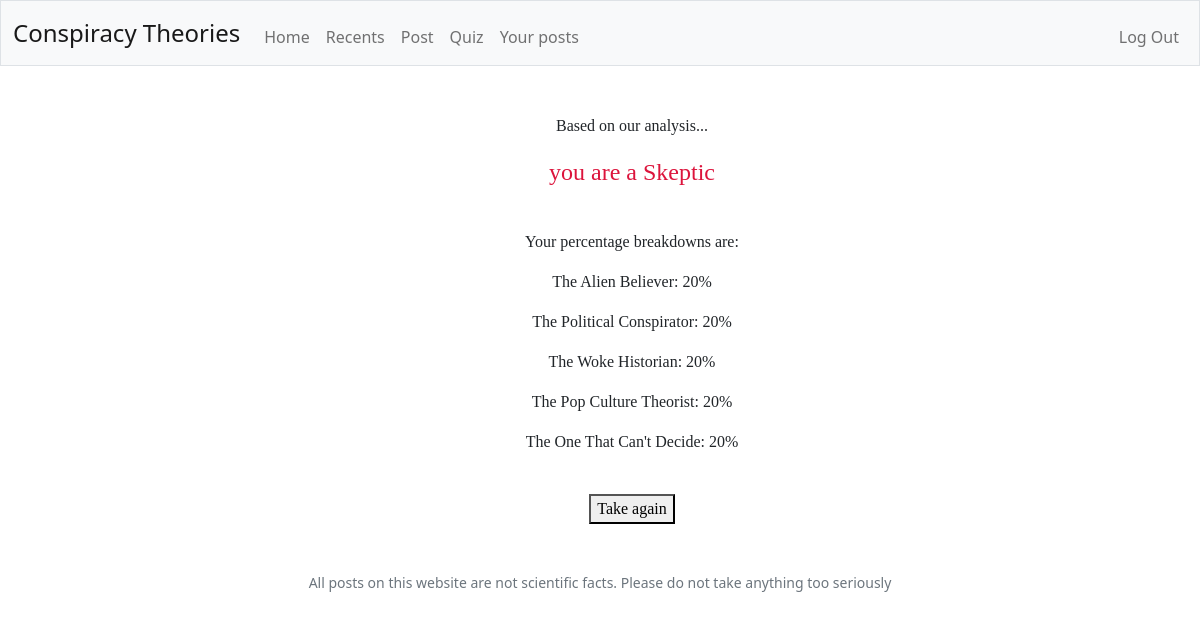
The page /results (signed in) on the database its author committed.
### tables this page shows
CREATE TABLE quiz (username TEXT NOT NULL UNIQUE, alien INTEGER, politics INTEGER, history INTEGER,  misc INTEGER, popcult INTEGER, skeptic INTEGER, result TEXT, believer INTEGER, wellround INTEGER);

### app.py (the view)
@app.route("/results", methods=["GET", "POST"])
@login_required
def results():
    if request.method == "POST":
        return redirect("/questions")
    else:
        quizResults = db.execute("SELECT * FROM quiz WHERE username = ?", session["user_id"])
        if quizResults[0]["wellround"] == 1:
            results = "Well-Rounder"
            if quizResults[0]["skeptic"] == 1:
                results = "Skeptic"
            if quizResults[0]["believer"] == 1:
                results = "True Believer"
        else:
            results = quizResults[0]["result"]
        return render_template("results.html", results=results, quizResults=quizResults)

### app.py (called while the page is built)
@app.after_request
def after_request(response):
    response.headers["Cache-Control"] = "no-cache, no-store, must-revalidate"
    response.headers["Expires"] = 0
    response.headers["Pragma"] = "no-cache"
    return response

### helpers.py (called while the page is built)
def login_required(f):
    @wraps(f)
    def decorated_function(*args, **kwargs):
        if session.get("user_id") is None:
            return redirect("/login")
        return f(*args, **kwargs)
    return decorated_function

### templates/results.html (shortened to what this page needs)
<!DOCTYPE html>
<html lang="en">
    <head>
        <link href="https://cdn.jsdelivr.net/npm/bootstrap@5.1.3/dist/css/bootstrap.min.css" rel="stylesheet">
        <link href="/static/styles.css" rel="stylesheet">
    </head>
    <body>
        <nav class="bg-light border navbar navbar-expand-md navbar-light">
            <div class="container-fluid">
                <a class="navbar-brand" href="/">Conspiracy Theories</a>
                <div class="collapse navbar-collapse" id="navbar">
                    {% if session["user_id"] %}
                        <ul class="navbar-nav me-auto mt-2">
                            <li class="nav-item"><a class="nav-link" href="/">Home</a></li>
                            <li class="nav-item"><a class="nav-link" href="/recents">Recents</a></li>
                            <li class="nav-item"><a class="nav-link" href="/post">Post</a></li>
                            <li class="nav-item"><a class="nav-link" href="/quiz">Quiz</a></li>
                            <li class="nav-item"><a class="nav-link" href="/your-posts">Your posts</a></li>
                        </ul>
                        <ul class="navbar-nav ms-auto mt-2">
                            <li class="nav-item"><a class="nav-link" href="/logout">Log Out</a></li>
                        </ul>
                    {% else %}
                        <ul class="navbar-nav ms-auto mt-2">
                            <li class="nav-item"><a class="nav-link" href="/register">Register</a></li>
                            <li class="nav-item"><a class="nav-link" href="/login">Log In</a></li>
                        </ul>
                    {% endif %}
                </div>
            </div>
        </nav>
        <main class="container-fluid py-5 text-center">
            {% block main %}
                <div class="container">
                    <p>Based on our analysis...</p>
                    <p class="crimson large">you are a {{ results }}</p>
                </div>
                <br>
                <div class="container">
                    <p>Your percentage breakdowns are: </p>
                    {% for percentage in quizResults %}
                        <p>The Alien Believer: {{ percentage.alien }}%</p>
                        <p>The Political Conspirator: {{ percentage.politics }}%</p>
                        <p>The Woke Historian: {{ percentage.history }}%</p>
                        <p>The Pop Culture Theorist: {{ percentage.popcult }}%</p>
                        <p>The One That Can't Decide: {{ percentage.misc }}%</p>
                    {% endfor %}
                </div>
                <br>
                <div class="container">
                    <form action="/results" id="return" method="post">
                        <button name="takeAgain" value="takeAgain" type="submit">Take again</button>
                    </form>
                </div>
            {% endblock %}
        </main>
        <footer class="mb-5 small text-center text-muted">
            All posts on this website are not scientific facts. Please do not take anything too seriously
        </footer>
    </body>
</html>

### static/styles.css (style rules this page uses)
nav .navbar-brand { font-size: x-large; }
.container { margin-left: 50px; margin-right: 50px; padding-left: 15px; padding-right: 15px; font-family: "Comic Sans MS", "Comic Sans", cursive; }
.crimson { color: #DC143C; }
.large { font-size: x-large; }

### rows shown on the page
quiz: alien "20", politics "20", history "20", popcult "20", misc "20"

### other values the page prints
{{ results }} "Skeptic"
